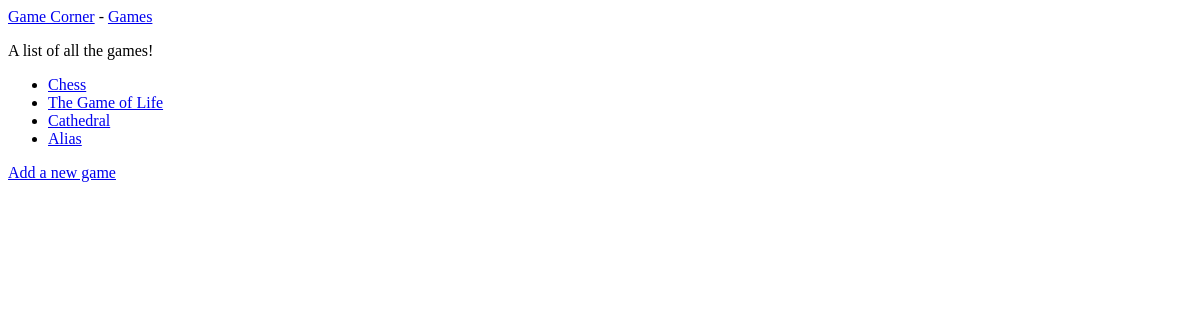
The page /games/ on the database as committed earlier.
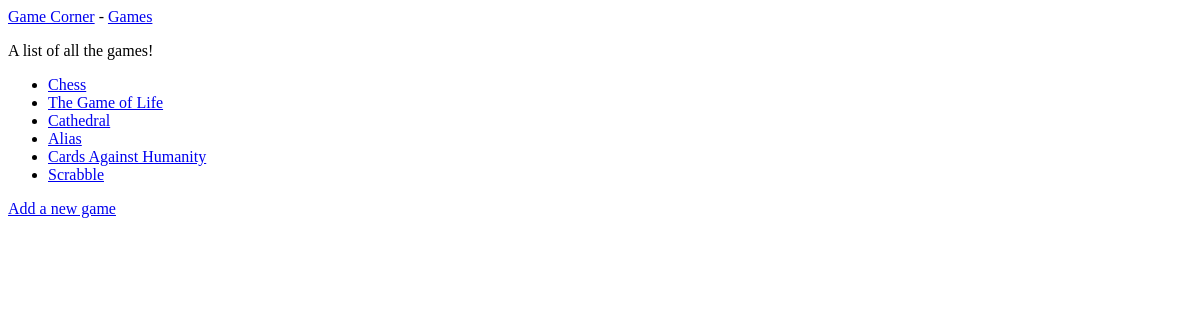
The same page on the database as committed later.
### board_game_sites/models.py (models this page shows)
class Boardgame(models.Model):
    text = models.CharField(max_length = 100)
    date_added = models.DateTimeField(auto_now_add = True)
    def __str__(self):
        return self.text

### board_game_sites/views.py (the view)
# urls.py: path('games/', views.games, name = 'games'),
def games(request):
    games = Boardgame.objects.order_by('date_added')
    context = {'games': games}
    return render(request, 'board_game_sites/games.html', context)

### board_game_sites/templates/board_game_sites/games.html
{% extends "board_game_sites/base.html" %}
{% block content %}
    <p>A list of all the games!</p>
    <ul>
        {% for game in games %}
            <li>
                <a href="{% url 'board_game_sites:game' game.id %}">{{ game }}</a>
            </li>
        {% empty %}
            <li>No games have been added yet.</li>
        {% endfor %}
    </ul>
    <a href="{% url 'board_game_sites:new_game' %}">Add a new game</a>
    {% endblock content %}

### board_game_sites/templates/board_game_sites/base.html
<p>
    <a href="{% url 'board_game_sites:index' %}">Game Corner</a> -
    <a href="{% url 'board_game_sites:games' %}">Games</a>
</p>
{% block content %}{% endblock content %}

Rows that differ between the two databases and show on the page:
added Boardgame: text "Cards Against Humanity"
added Boardgame: text "Scrabble"
